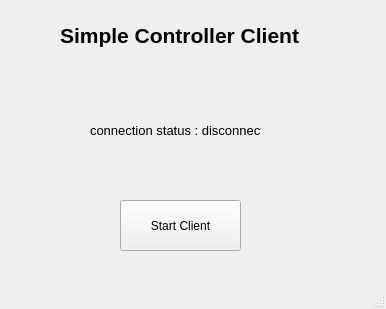
<?xml version="1.0" encoding="UTF-8"?>
<ui version="4.0">
 <class>MainWindow</class>
 <widget class="QMainWindow" name="MainWindow">
  <property name="enabled">
   <bool>true</bool>
  </property>
  <property name="geometry">
   <rect>
    <x>0</x>
    <y>0</y>
    <width>386</width>
    <height>309</height>
   </rect>
  </property>
  <property name="maximumSize">
   <size>
    <width>386</width>
    <height>309</height>
   </size>
  </property>
  <property name="windowTitle">
   <string>Simple Controller Client</string>
  </property>
  <property name="autoFillBackground">
   <bool>false</bool>
  </property>
  <widget class="QWidget" name="centralwidget">
   <widget class="QPushButton" name="pushButton">
    <property name="geometry">
     <rect>
      <x>120</x>
      <y>200</y>
      <width>121</width>
      <height>51</height>
     </rect>
    </property>
    <property name="text">
     <string>Start Client</string>
    </property>
   </widget>
   <widget class="QLabel" name="label">
    <property name="geometry">
     <rect>
      <x>60</x>
      <y>0</y>
      <width>271</width>
      <height>71</height>
     </rect>
    </property>
    <property name="font">
     <font>
      <pointsize>16</pointsize>
      <weight>75</weight>
      <bold>true</bold>
     </font>
    </property>
    <property name="text">
     <string>Simple Controller Client</string>
    </property>
   </widget>
   <widget class="QLabel" name="label_2">
    <property name="geometry">
     <rect>
      <x>90</x>
      <y>120</y>
      <width>171</width>
      <height>20</height>
     </rect>
    </property>
    <property name="font">
     <font>
      <pointsize>10</pointsize>
     </font>
    </property>
    <property name="text">
     <string>connection status : disconnected</string>
    </property>
   </widget>
  </widget>
  <widget class="QMenuBar" name="menubar">
   <property name="geometry">
    <rect>
     <x>0</x>
     <y>0</y>
     <width>386</width>
     <height>21</height>
    </rect>
   </property>
  </widget>
  <widget class="QStatusBar" name="statusbar"/>
 </widget>
 <resources/>
 <connections/>
</ui>
